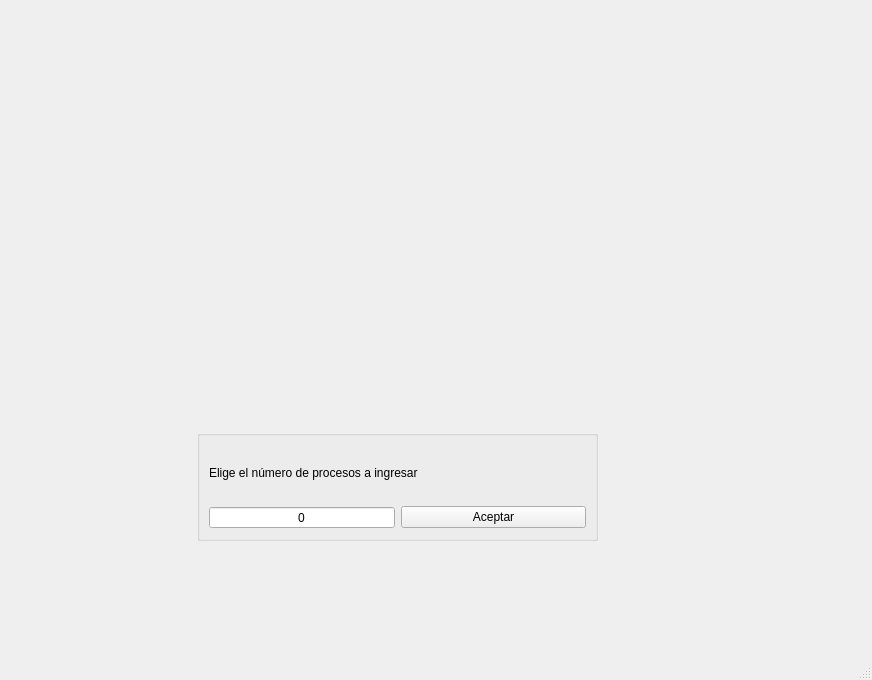
<?xml version="1.0" encoding="UTF-8"?>
<ui version="4.0">
 <class>MainWindow</class>
 <widget class="QMainWindow" name="MainWindow">
  <property name="geometry">
   <rect>
    <x>0</x>
    <y>0</y>
    <width>872</width>
    <height>680</height>
   </rect>
  </property>
  <property name="windowTitle">
   <string>MainWindow</string>
  </property>
  <widget class="QWidget" name="centralwidget">
   <widget class="QWidget" name="layoutWidget">
    <property name="geometry">
     <rect>
      <x>17</x>
      <y>10</y>
      <width>841</width>
      <height>611</height>
     </rect>
    </property>
    <layout class="QGridLayout" name="gridLayout">
     <item row="0" column="0">
      <widget class="QStackedWidget" name="MainQSW">
       <property name="currentIndex">
        <number>0</number>
       </property>
       <widget class="QWidget" name="NProcesosQSW">
        <widget class="QGroupBox" name="groupBox">
         <property name="geometry">
          <rect>
           <x>180</x>
           <y>420</y>
           <width>401</width>
           <height>111</height>
          </rect>
         </property>
         <property name="title">
          <string/>
         </property>
         <layout class="QGridLayout" name="gridLayout_3">
          <item row="0" column="0" colspan="2">
           <widget class="QLabel" name="label">
            <property name="text">
             <string>Elige el número de procesos a ingresar</string>
            </property>
           </widget>
          </item>
          <item row="1" column="0">
           <widget class="QSpinBox" name="NProcesosQSB">
            <property name="alignment">
             <set>Qt::AlignCenter</set>
            </property>
            <property name="buttonSymbols">
             <enum>QAbstractSpinBox::NoButtons</enum>
            </property>
            <property name="accelerated">
             <bool>false</bool>
            </property>
            <property name="minimum">
             <number>0</number>
            </property>
            <property name="maximum">
             <number>999</number>
            </property>
           </widget>
          </item>
          <item row="1" column="1">
           <widget class="QPushButton" name="Aceptar">
            <property name="text">
             <string>Aceptar</string>
            </property>
           </widget>
          </item>
         </layout>
        </widget>
        <widget class="QLabel" name="label_3">
         <property name="geometry">
          <rect>
           <x>220</x>
           <y>60</y>
           <width>321</width>
           <height>321</height>
          </rect>
         </property>
         <property name="text">
          <string/>
         </property>
         <property name="pixmap">
          <pixmap resource="Img.qrc">:/images/logo.png</pixmap>
         </property>
         <property name="scaledContents">
          <bool>true</bool>
         </property>
        </widget>
       </widget>
       <widget class="QWidget" name="EjecProcesosQSW">
        <widget class="QTableWidget" name="PendientesQTV">
         <property name="geometry">
          <rect>
           <x>10</x>
           <y>270</y>
           <width>280</width>
           <height>411</height>
          </rect>
         </property>
         <attribute name="horizontalHeaderDefaultSectionSize">
          <number>180</number>
         </attribute>
         <attribute name="horizontalHeaderStretchLastSection">
          <bool>true</bool>
         </attribute>
         <column>
          <property name="text">
           <string>ID</string>
          </property>
          <property name="textAlignment">
           <set>AlignCenter</set>
          </property>
         </column>
         <column>
          <property name="text">
           <string>TME</string>
          </property>
          <property name="textAlignment">
           <set>AlignCenter</set>
          </property>
         </column>
         <column>
          <property name="text">
           <string>TT</string>
          </property>
          <property name="textAlignment">
           <set>AlignCenter</set>
          </property>
         </column>
        </widget>
        <widget class="QLabel" name="NoLotesPenQL">
         <property name="geometry">
          <rect>
           <x>10</x>
           <y>10</y>
           <width>291</width>
           <height>21</height>
          </rect>
         </property>
         <property name="text">
          <string>Número de lotes pendientes:</string>
         </property>
        </widget>
        <widget class="QLineEdit" name="NoLotesPendientesQLE">
         <property name="geometry">
          <rect>
           <x>310</x>
           <y>10</y>
           <width>81</width>
           <height>24</height>
          </rect>
         </property>
         <property name="alignment">
          <set>Qt::AlignCenter</set>
         </property>
         <property name="readOnly">
          <bool>true</bool>
         </property>
        </widget>
        <widget class="QLabel" name="LoteEjecQL">
         <property name="geometry">
          <rect>
           <x>60</x>
           <y>240</y>
           <width>181</width>
           <height>21</height>
          </rect>
         </property>
         <property name="text">
          <string>Lote en ejecución:</string>
         </property>
        </widget>
        <widget class="QLabel" name="ProcTerml">
         <property name="geometry">
          <rect>
           <x>440</x>
           <y>240</y>
           <width>211</width>
           <height>21</height>
          </rect>
         </property>
         <property name="text">
          <string>Procesos terminados:</string>
         </property>
        </widget>
        <widget class="QWidget" name="verticalLayoutWidget">
         <property name="geometry">
          <rect>
           <x>10</x>
           <y>50</y>
           <width>761</width>
           <height>161</height>
          </rect>
         </property>
         <layout class="QVBoxLayout" name="verticalLayout">
          <item>
           <widget class="QLabel" name="LoteEjecQL_2">
            <property name="minimumSize">
             <size>
              <width>0</width>
              <height>30</height>
             </size>
            </property>
            <property name="maximumSize">
             <size>
              <width>16777215</width>
              <height>30</height>
             </size>
            </property>
            <property name="text">
             <string>Proceso Actual:</string>
            </property>
            <property name="alignment">
             <set>Qt::AlignCenter</set>
            </property>
           </widget>
          </item>
          <item>
           <layout class="QHBoxLayout" name="horizontalLayout_5">
            <item>
             <widget class="QLabel" name="IDActualQL">
              <property name="maximumSize">
               <size>
                <width>60</width>
                <height>40</height>
               </size>
              </property>
              <property name="text">
               <string>ID:</string>
              </property>
             </widget>
            </item>
            <item>
             <widget class="QLineEdit" name="IDActualQLE">
              <property name="maximumSize">
               <size>
                <width>60</width>
                <height>24</height>
               </size>
              </property>
              <property name="alignment">
               <set>Qt::AlignCenter</set>
              </property>
              <property name="readOnly">
               <bool>true</bool>
              </property>
             </widget>
            </item>
            <item>
             <widget class="QLabel" name="OperacionActualQL">
              <property name="maximumSize">
               <size>
                <width>110</width>
                <height>16777215</height>
               </size>
              </property>
              <property name="text">
               <string>Operación:</string>
              </property>
             </widget>
            </item>
            <item>
             <widget class="QLineEdit" name="OperacionActualQLE">
              <property name="maximumSize">
               <size>
                <width>16777215</width>
                <height>24</height>
               </size>
              </property>
              <property name="alignment">
               <set>Qt::AlignCenter</set>
              </property>
              <property name="readOnly">
               <bool>true</bool>
              </property>
             </widget>
            </item>
           </layout>
          </item>
          <item>
           <layout class="QHBoxLayout" name="horizontalLayout">
            <item>
             <widget class="QLabel" name="TMEQL">
              <property name="maximumSize">
               <size>
                <width>50</width>
                <height>40</height>
               </size>
              </property>
              <property name="text">
               <string>TME:</string>
              </property>
             </widget>
            </item>
            <item>
             <widget class="QLineEdit" name="TMEActualQLE">
              <property name="maximumSize">
               <size>
                <width>180</width>
                <height>24</height>
               </size>
              </property>
              <property name="alignment">
               <set>Qt::AlignCenter</set>
              </property>
              <property name="readOnly">
               <bool>true</bool>
              </property>
             </widget>
            </item>
            <item>
             <widget class="QLabel" name="TiempoRestanteQL">
              <property name="maximumSize">
               <size>
                <width>50</width>
                <height>16777215</height>
               </size>
              </property>
              <property name="text">
               <string>TR:</string>
              </property>
              <property name="alignment">
               <set>Qt::AlignCenter</set>
              </property>
             </widget>
            </item>
            <item>
             <widget class="QLineEdit" name="TiempoRestanteQLE">
              <property name="maximumSize">
               <size>
                <width>200</width>
                <height>24</height>
               </size>
              </property>
              <property name="alignment">
               <set>Qt::AlignCenter</set>
              </property>
              <property name="readOnly">
               <bool>true</bool>
              </property>
             </widget>
            </item>
            <item>
             <widget class="QLabel" name="TiempoTranscurridoQL">
              <property name="maximumSize">
               <size>
                <width>50</width>
                <height>16777215</height>
               </size>
              </property>
              <property name="text">
               <string>TT:</string>
              </property>
              <property name="alignment">
               <set>Qt::AlignCenter</set>
              </property>
             </widget>
            </item>
            <item>
             <widget class="QLineEdit" name="TiempoTranscurridoQLE">
              <property name="maximumSize">
               <size>
                <width>16777215</width>
                <height>24</height>
               </size>
              </property>
              <property name="alignment">
               <set>Qt::AlignCenter</set>
              </property>
              <property name="readOnly">
               <bool>true</bool>
              </property>
             </widget>
            </item>
           </layout>
          </item>
         </layout>
        </widget>
        <widget class="QLabel" name="ContadorQL">
         <property name="geometry">
          <rect>
           <x>560</x>
           <y>10</y>
           <width>121</width>
           <height>21</height>
          </rect>
         </property>
         <property name="text">
          <string>Contador:</string>
         </property>
         <property name="alignment">
          <set>Qt::AlignCenter</set>
         </property>
        </widget>
        <widget class="QLineEdit" name="ContadorQLE">
         <property name="geometry">
          <rect>
           <x>680</x>
           <y>10</y>
           <width>81</width>
           <height>24</height>
          </rect>
         </property>
         <property name="alignment">
          <set>Qt::AlignCenter</set>
         </property>
         <property name="readOnly">
          <bool>true</bool>
         </property>
        </widget>
        <widget class="QTableWidget" name="ProcTerminadosQTW">
         <property name="geometry">
          <rect>
           <x>310</x>
           <y>270</y>
           <width>461</width>
           <height>411</height>
          </rect>
         </property>
         <attribute name="horizontalHeaderStretchLastSection">
          <bool>true</bool>
         </attribute>
         <column>
          <property name="text">
           <string>ID</string>
          </property>
          <property name="textAlignment">
           <set>AlignCenter</set>
          </property>
         </column>
         <column>
          <property name="text">
           <string>Operacion</string>
          </property>
          <property name="textAlignment">
           <set>AlignCenter</set>
          </property>
         </column>
         <column>
          <property name="text">
           <string>Resultado</string>
          </property>
          <property name="textAlignment">
           <set>AlignCenter</set>
          </property>
         </column>
         <column>
          <property name="text">
           <string>Lote</string>
          </property>
          <property name="textAlignment">
           <set>AlignCenter</set>
          </property>
         </column>
        </widget>
       </widget>
      </widget>
     </item>
    </layout>
   </widget>
  </widget>
  <widget class="QMenuBar" name="menubar">
   <property name="geometry">
    <rect>
     <x>0</x>
     <y>0</y>
     <width>872</width>
     <height>20</height>
    </rect>
   </property>
  </widget>
  <widget class="QStatusBar" name="statusbar"/>
 </widget>
 <resources>
  <include location="Img.qrc"/>
 </resources>
 <connections/>
</ui>
